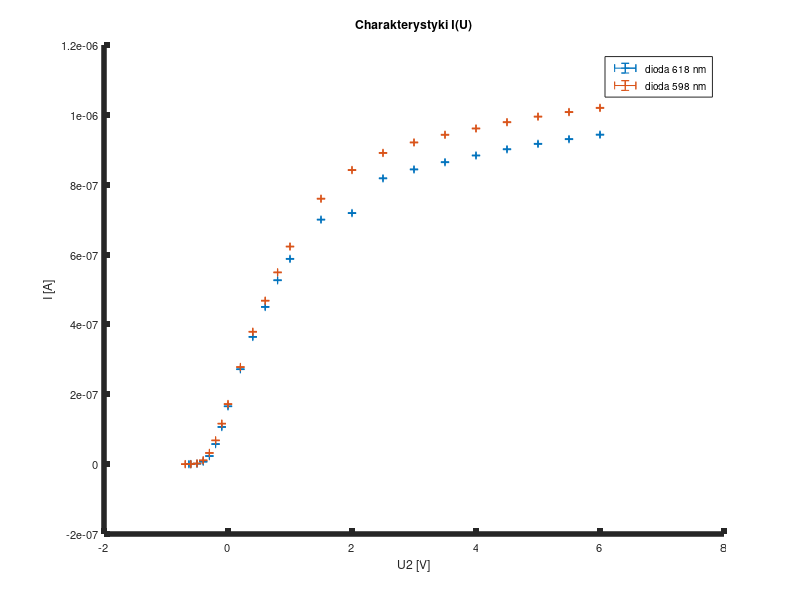

This chart was generated by the following MATLAB code:
disp("=========")
pkg load statistics

% PW style chi2 statistic for testing linear goodness of fit
function retval = chi2(y_observed, y_fitted, y_uncertainty)
	% chi2 = sum(((y - y_fit).^2) ./ (u_y.^2));
	retval = sum( y_uncertainty.^(-2) .* (y_observed - y_fitted).^2 );
endfunction

% get critial chi2 value
function retval = chi2_crit(alpha, dof)
	retval = chi2inv(1 - alpha, dof);
endfunction

function retval = lin_regression(x, y)
	disp("/////// LIN REG ////////")
	F = [ones(size(x)), x];   % design matrix with intercept

	[p, p_int, r, r_int, stats] = regress(y, F);

	intercept = p(1)
	slope = p(2)
	lower_bound_ci_intercept = p_int(1,1)
	upper_bound_ci_intercept = p_int(1,2)
	lower_bound_ci_slope = p_int(2,1)
	upper_bound_ci_slope = p_int(2,2)

	% intercept_stderr = abs(lower_bound_ci_intercept-upper_bound_ci_intercept)/(2*1.96)
	intercept_stderr = (upper_bound_ci_intercept - intercept) / 1.96
	slope_stderr = (upper_bound_ci_slope - slope) / 1.96

	R2 = stats(1)

	retval = p;
endfunction

function lin_regression_chi2(p, x, y, y_err)
% p is the output of regress()
	disp("/////// CHI2 ////////")
	fity = p(2)*x + p(1);
	CHI2 = chi2(y, fity, y_err)
	degs_of_freedom = length(y)-2
	CHI2_crit = chi2_crit(0.05, degs_of_freedom)

	if (CHI2 < CHI2_crit)
		disp("brak podstaw do odrzucenia hipotezy o liniowości")
	else
		disp("należy odrzucić hipotezę o liniowości")
	endif
endfunction

xv = [
4.85101
5.01325
5.71033
5.93648
6.46104
6.89178
7.29422
7.58968
]
xv = xv .* 10^(14)

yUh = [
-0.64667
-0.69000
-0.96333
-1.02667
-1.25333
-1.44667
-1.59333
-1.69333
]

u_yUh = [
0.00123
0.00145
0.00282
0.00313
0.00427
0.00523
0.00597
0.00647
]

% p = lin_regression(xv, yUh);
% lin_regression_chi2(p, xv, yUh, u_yUh)
% ==================================================

u1_d618 = [
0
0.01
0.12
0.7
2.32
5.75
10.64
16.56
27.18
36.43
45.01
52.65
58.77
70.01
71.88
81.83
84.38
86.45
88.37
90.15
91.70
93.05
94.33
]
u1_d618 = u1_d618 ./ 1000

i_d618 = u1_d618 ./ 100000

u2_d618 = [
-0.63
-0.6
-0.5
-0.4
-0.3
-0.2
-0.1
0
0.2
0.4
0.6
0.8
1
1.5
2
2.5
3
3.5
4
4.5
5
5.5
6
]

% ==================

u1_d598 = [
0
0
0.0002
0.0011
0.0032
0.0068
0.0116
0.0172
0.0278
0.0379
0.0468
0.0549
0.0623
0.0760
0.0842
0.0891
0.0921
0.0943
0.0961
0.0979
0.0995
0.1008
0.1020
]

% u1_d598 = u1_d598 ./ 1000

i_d598 = u1_d598 ./ 100000

u2_d598 = [
-0.69
-0.6
-0.5
-0.4
-0.3
-0.2
-0.1
-0
0.2
0.4
0.6
0.8
1
1.5
2
2.5
3
3.5
4
4.5
5
5.5
6
]

R = 10^5
niep_R = 0.001
niep_u1_d618 = 0.0003 .* u1_d618 + 0.0002 * 0.5;
niep_u2_d618 = 0.0005 .* u2_d618 + 0.001 * 2; % 2 or 20
niep_id618 = sqrt( (1/R .* niep_u1_d618).^2 + (u1_d618 .* R^(-2) ).^2 ) 

niep_u1_d598 = 0.0003 .* u1_d598 + 0.0002 * 0.5;
niep_u2_d598 = 0.0005 .* u2_d598 + 0.001 * 2; % 2 or 20
niep_id598 = sqrt( (1/R .* niep_u1_d598).^2 + (u1_d598 .* R^(-2) ).^2 ) 

figure(1)

hold on;

p1 = errorbar(u2_d618, i_d618, niep_u2_d618, niep_id618, "~>");
p2 = errorbar(u2_d598, i_d598, niep_u2_d598, niep_id598, "~>");

set(p1, "linestyle", "none");
set(p1, "marker", "+");
set(p2, "linestyle", "none");
set(p2, "marker", "+");
set(gca, "linewidth", 4, "fontsize", 8);
xlabel ("U2 [V]");
ylabel ("I [A]");
title ("Charakterystyki I(U)");
legend("dioda 618 nm","dioda 598 nm");

hold off;

saveas(gcf, 'diody-fiz36.png');



